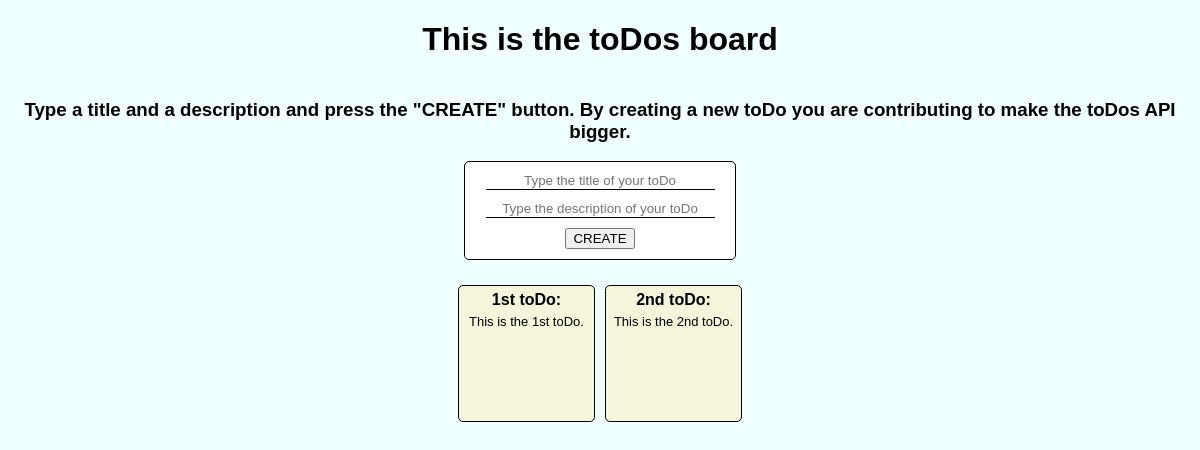
The page /board/ on the database as committed earlier.
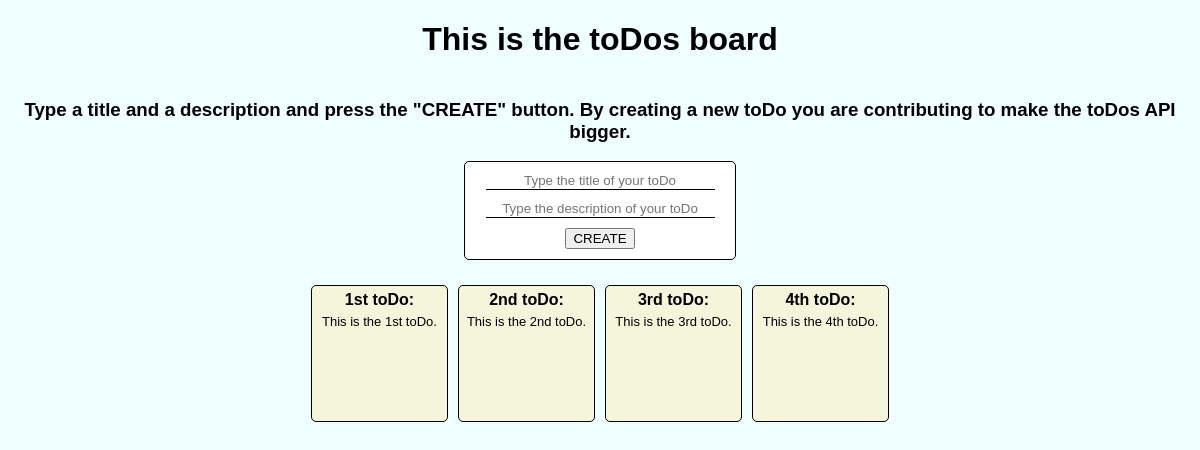
The same page on the database as committed later.
### toDo/models.py (models this page shows, shortened)
class toDo(models.Model):
    title = models.CharField(max_length = 30)
    description = models.CharField(max_length = 30)
    created_at = models.DateField(default = datetime.date.today)
    user = models.ForeignKey(settings.AUTH_USER_MODEL, on_delete = models.CASCADE, default = None, blank = True, null = True)

### toDo/views.py (the view)
# urls.py: path('board/', displayBoard),
def displayBoard(request):
    title = request.POST.get('toDoTitle')
    description = request.POST.get('toDoDescription')
    if request.method == 'POST' and request.POST.get('toDoTitle') != '' and request.POST.get('toDoDescription') != '':
        newToDo = toDo.objects.create(title = title, description = description)
        newToDoSerialized = serializers.serialize('json', [ newToDo, ])
        return JsonResponse(newToDoSerialized[1:-1], safe = False)
    toDos = toDo.objects.all()
    return render(request, 'toDos-board.html', {'toDos': toDos})

### toDo/templates/toDos-board.html (shortened to what this page needs)
{% extends "base.html" %} {% block content %}
<form class="toDo-form" onsubmit="createToDo('{{ csrf_token }}', '{{ request.user }}'); return false" method="POST">
    <input id="titleInput" type="text" name="toDoTitle" placeholder="Type the title of your toDo">
    <input id="descriptionInput" type="text" name="toDoDescription" placeholder="Type the description of your toDo">
    <button>CREATE</button>
</form>
<div class="toDos-container" id="toDosContainer">
    {% for toDo in toDos %}
    <div class="toDo-container">
        <span class="title-span"><b>{{ toDo.title }}:</b></span>
        <span class="description-span">{{ toDo.description }}</span>
    </div>
    {% endfor %}
</div>
{% endblock %}

Rows that differ between the two databases and show on the page:
added toDo: title "3rd toDo", description "This is the 3rd toDo."
added toDo: title "4th toDo", description "This is the 4th toDo."
